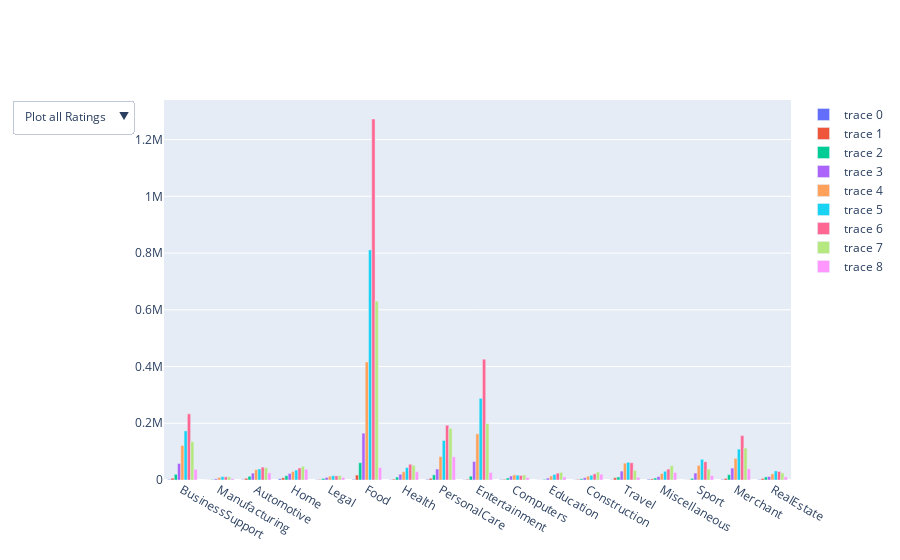

Notebook code for this chart:
### Code cell
# Initialize figure
fig = go.Figure()

# Add Traces
for i in df_category.columns[1:]:
    fig.add_trace(go.Bar(x=df_category['category'], y=df_category[i]))


fig.update_layout(
    updatemenus=[
        dict(
            active=0,
            buttons=list_dict(colName,len(colName)),
        )
    ])


#fig.update_xaxes(title_text="Distance travelled in km by category in logarithmic scale", type="log")
#fig.update_yaxes(title_text="Probability of travelling") 

# Set title
#fig.update_layout(title_text="Distance travelled in km by weekday")

fig.show()

### Figure 1 — Plotly figure (JSON) as saved in the notebook; plotly's stock layout.template omitted (floating-point values rounded to 4 significant figures)
{"data": [{"type": "bar", "x": ["BusinessSupport", "Manufacturing", "Automotive", "Home", "Legal", "Food", "Health", "PersonalCare", "Entertainment", "Computers", "Education", "Construction", "Travel", "Miscellaneous", "Sport", "Merchant", "RealEstate"], "y": [1972, 123, 1396, 4367, 854, 2049, 885, 2172, 634, 1740, 258, 602, 1143, 2499, 215, 2051, 1728]}, {"type": "bar", "x": ["BusinessSupport", "Manufacturing", "Automotive", "Home", "Legal", "Food", "Health", "PersonalCare", "Entertainment", "Computers", "Education", "Construction", "Travel", "Miscellaneous", "Sport", "Merchant", "RealEstate"], "y": [6430, 274, 6166, 7706, 1967, 17455, 2985, 5903, 2466, 2349, 434, 2164, 7950, 3881, 735, 5548, 5371]}, {"type": "bar", "x": ["BusinessSupport", "Manufacturing", "Automotive", "Home", "Legal", "Food", "Health", "PersonalCare", "Entertainment", "Computers", "Education", "Construction", "Travel", "Miscellaneous", "Sport", "Merchant", "RealEstate"], "y": [19985, 1668, 13301, 15261, 5513, 60957, 10260, 18214, 13623, 7105, 2280, 4320, 10689, 7144, 5870, 18867, 10900]}, {"type": "bar", "x": ["BusinessSupport", "Manufacturing", "Automotive", "Home", "Legal", "Food", "Health", "PersonalCare", "Entertainment", "Computers", "Education", "Construction", "Travel", "Miscellaneous", "Sport", "Merchant", "RealEstate"], "y": [58279, 4048, 24239, 23159, 9159, 165180, 20427, 38765, 65022, 13940, 6651, 8074, 31493, 12330, 24459, 42093, 12280]}, {"type": "bar", "x": ["BusinessSupport", "Manufacturing", "Automotive", "Home", "Legal", "Food", "Health", "PersonalCare", "Entertainment", "Computers", "Education", "Construction", "Travel", "Miscellaneous", "Sport", "Merchant", "RealEstate"], "y": [121579, 9094, 36659, 30308, 13198, 415845, 29092, 82878, 162760, 18172, 14176, 13236, 59302, 22768, 51531, 76190, 21723]}, {"type": "bar", "x": ["BusinessSupport", "Manufacturing", "Automotive", "Home", "Legal", "Food", "Health", "PersonalCare", "Entertainment", "Computers", "Education", "Construction", "Travel", "Miscellaneous", "Sport", "Merchant", "RealEstate"], "y": [173120, 12060, 38811, 35087, 15305, 811140, 43885, 139388, 287938, 16971, 19804, 16642, 62387, 30839, 72815, 108904, 32011]}, {"type": "bar", "x": ["BusinessSupport", "Manufacturing", "Automotive", "Home", "Legal", "Food", "Health", "PersonalCare", "Entertainment", "Computers", "Education", "Construction", "Travel", "Miscellaneous", "Sport", "Merchant", "RealEstate"], "y": [233224, 11220, 45389, 42371, 14657, 1272574, 55464, 193190, 425756, 16056, 24026, 21819, 60882, 38606, 64360, 156456, 30057]}, {"type": "bar", "x": ["BusinessSupport", "Manufacturing", "Automotive", "Home", "Legal", "Food", "Health", "PersonalCare", "Entertainment", "Computers", "Education", "Construction", "Travel", "Miscellaneous", "Sport", "Merchant", "RealEstate"], "y": [135247, 11176, 43397, 48047, 15737, 630660, 51904, 182207, 199174, 17955, 27005, 28087, 33647, 50537, 38541, 112369, 25049]}, {"type": "bar", "x": ["BusinessSupport", "Manufacturing", "Automotive", "Home", "Legal", "Food", "Health", "PersonalCare", "Entertainment", "Computers", "Education", "Construction", "Travel", "Miscellaneous", "Sport", "Merchant", "RealEstate"], "y": [37694, 4451, 25389, 38032, 9275, 44081, 29248, 81721, 26644, 8381, 10655, 20267, 9411, 26673, 15404, 39562, 11043]}], "layout": {"updatemenus": [{"active": 0, "buttons": [{"args": [{"visible": [1, 1, 1, 1, 1, 1, 1, 1, 1]}, {"title": "Plot all weekdays"}], "label": "Plot all Ratings", "method": "update"}, {"args": [{"visible": [true, false, false, false, false, false, false, false, false]}, {"title": "1"}], "label": "Stars1", "method": "update"}, {"args": [{"visible": [false, true, false, false, false, false, false, false, false]}, {"title": "1.5"}], "label": "Stars1.5", "method": "update"}, {"args": [{"visible": [false, false, true, false, false, false, false, false, false]}, {"title": "2"}], "label": "Stars2", "method": "update"}, {"args": [{"visible": [false, false, false, true, false, false, false, false, false]}, {"title": "2.5"}], "label": "Stars2.5", "method": "update"}, {"args": [{"visible": [false, false, false, false, true, false, false, false, false]}, {"title": "3"}], "label": "Stars3", "method": "update"}, {"args": [{"visible": [false, false, false, false, false, true, false, false, false]}, {"title": "3.5"}], "label": "Stars3.5", "method": "update"}, {"args": [{"visible": [false, false, false, false, false, false, true, false, false]}, {"title": "4"}], "label": "Stars4", "method": "update"}, {"args": [{"visible": [false, false, false, false, false, false, false, true, false]}, {"title": "4.5"}], "label": "Stars4.5", "method": "update"}, {"args": [{"visible": [false, false, false, false, false, false, false, false, true]}, {"title": "5"}], "label": "Stars5", "method": "update"}]}]}}
